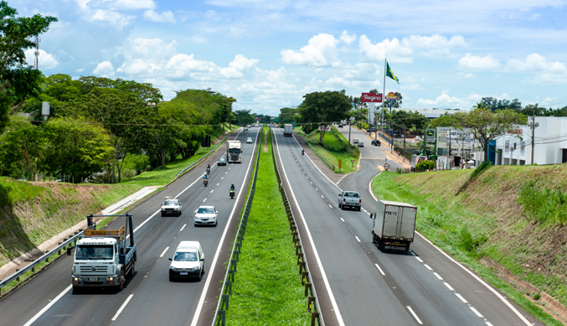
#> input picture atividade/trailhead/tutorial_Opencv/openThreshold/rodovia.png, 567 x 326 px
$ python openThreshold.py
#> lines starting #> are read from the running program, lines starting #| are printed output that depends on the picture; after the words box and inside, x2 and y2 are one past the last pixel; in counts of white or black regions, pixels touching at a corner belong together
#Usando a binarização limiar

import cv2
import numpy as np

img = cv2.imread('rodovia.png')
#> img is the input picture: shape (326, 567, 3); mean B, G, R 132.9, 150.9, 132.9
img = cv2.cvtColor(img, cv2.COLOR_BGR2GRAY)
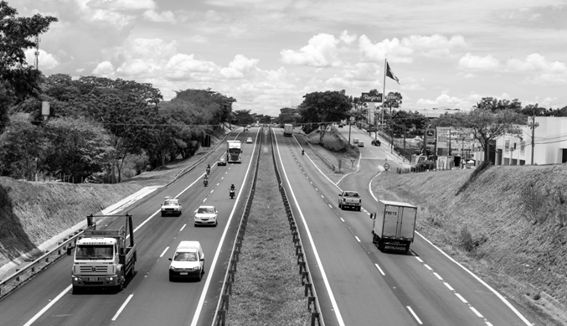
#> img: shape (326, 567); min 0, max 255, mean 143.4
suave = cv2.GaussianBlur(img, (7, 7), 0) # aplica blur
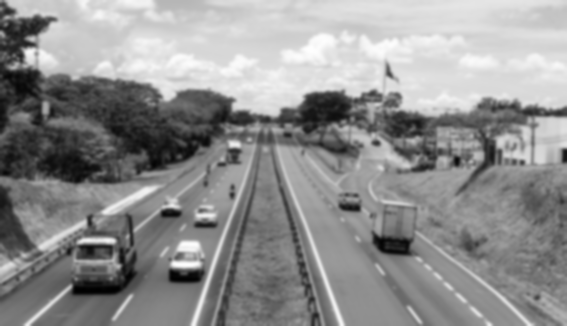
#> suave: shape (326, 567); min 0, max 254, mean 143.4
(T, bin) = cv2.threshold(suave, 160, 255, cv2.THRESH_BINARY)
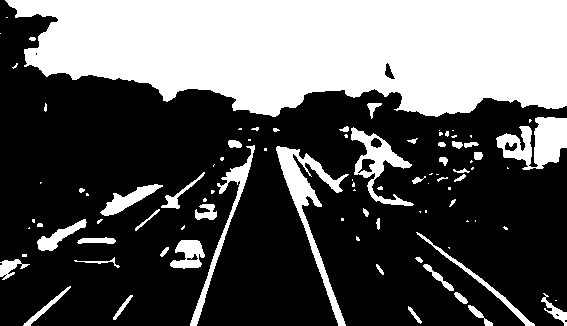
#> bin: shape (326, 567); 35.2% white; 92 white regions (45 under 20 px), largest, box (x1, y1, x2, y2) and area: (5, 0, 567, 117) 51572, (276, 146, 349, 326) 2486, (496, 117, 567, 170) 2172
(T, binI) = cv2.threshold(suave, 160, 255, cv2.THRESH_BINARY_INV)
resultado = np.vstack([  np.hstack([suave, bin]),  np.hstack([binI, cv2.bitwise_and(img, img, mask = binI)])  ])
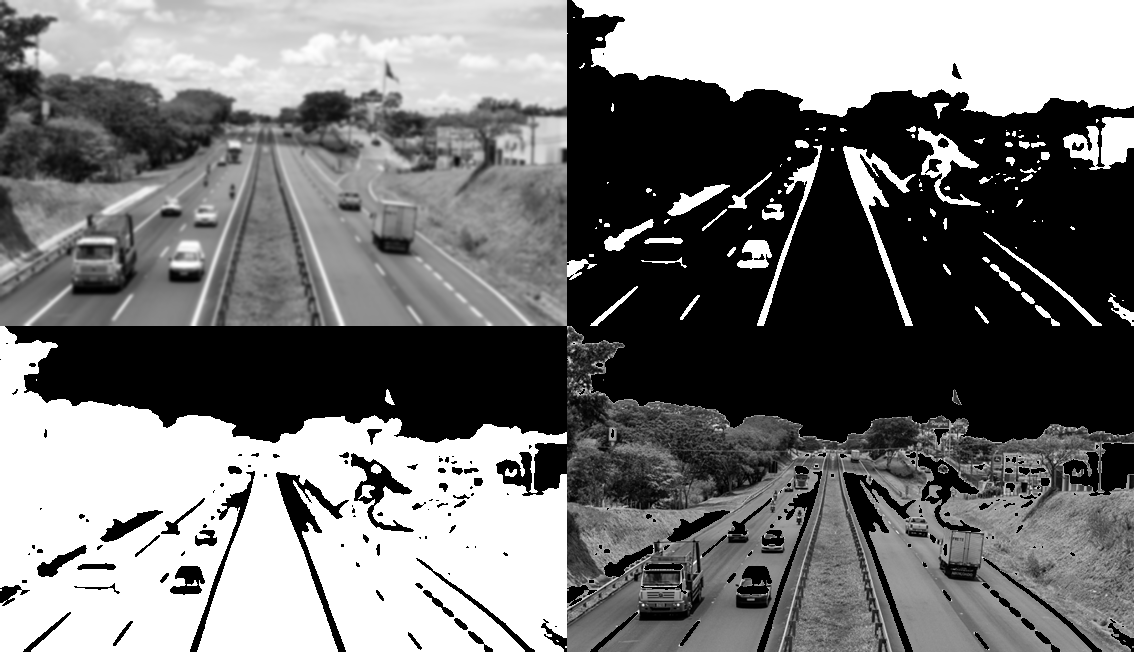
#> resultado: shape (652, 1134); min 0, max 255, mean 116.7
cv2.imshow("Binarização da imagem", resultado)
cv2.imwrite('thresholding.jpg', resultado)
cv2.waitKey(0)
